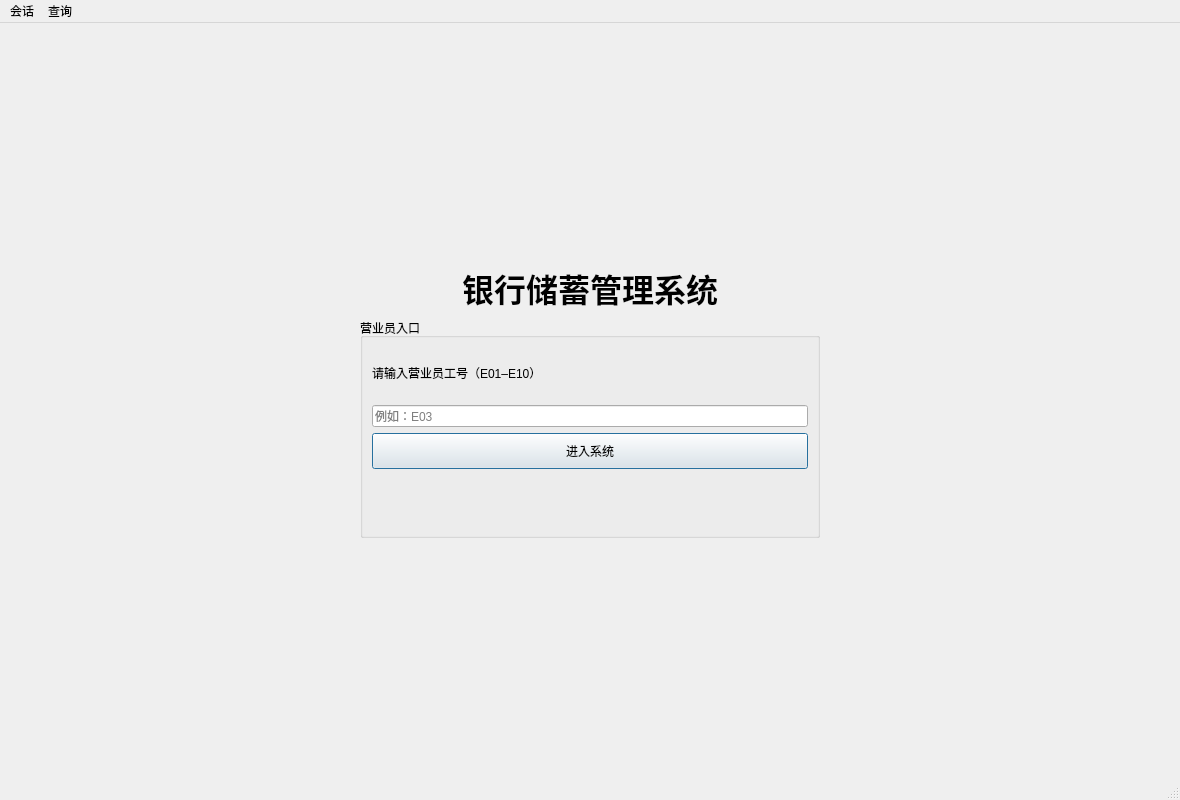
<?xml version="1.0" encoding="UTF-8"?>
<ui version="4.0">
 <class>MainWindow</class>
 <widget class="QMainWindow" name="MainWindow">
  <property name="geometry"><rect><x>0</x><y>0</y><width>1180</width><height>800</height></rect></property>
  <property name="minimumSize"><size><width>980</width><height>680</height></size></property>
  <property name="windowTitle"><string>银行储蓄管理系统</string></property>
  <widget class="QWidget" name="centralWidget">
   <layout class="QVBoxLayout" name="centralLayout">
    <item>
     <widget class="QStackedWidget" name="mainStackedWidget">
      <property name="currentIndex"><number>0</number></property>
      <widget class="QWidget" name="employeeLoginPage">
       <layout class="QVBoxLayout" name="employeeLoginPageLayout">
        <item><spacer name="employeeLoginTopSpacer"><property name="orientation"><enum>Qt::Vertical</enum></property><property name="sizeHint" stdset="0"><size><width>20</width><height>100</height></size></property></spacer></item>
        <item alignment="Qt::AlignHCenter">
         <widget class="QLabel" name="applicationTitleLabel">
          <property name="font"><font><pointsize>24</pointsize><bold>true</bold></font></property>
          <property name="text"><string>银行储蓄管理系统</string></property>
         </widget>
        </item>
        <item alignment="Qt::AlignHCenter">
         <widget class="QGroupBox" name="employeeLoginGroupBox">
          <property name="minimumSize"><size><width>460</width><height>220</height></size></property>
          <property name="title"><string>营业员入口</string></property>
          <layout class="QVBoxLayout" name="employeeLoginFormLayout">
           <item><widget class="QLabel" name="employeeLoginHintLabel"><property name="text"><string>请输入营业员工号（E01–E10）</string></property></widget></item>
           <item><widget class="QLineEdit" name="employeeIdEdit"><property name="placeholderText"><string>例如：E03</string></property><property name="maxLength"><number>3</number></property></widget></item>
           <item><widget class="QPushButton" name="employeeEnterButton"><property name="minimumSize"><size><width>0</width><height>36</height></size></property><property name="text"><string>进入系统</string></property><property name="default"><bool>true</bool></property></widget></item>
           <item><widget class="QLabel" name="employeeLoginMessageLabel"><property name="text"><string/></property><property name="wordWrap"><bool>true</bool></property></widget></item>
          </layout>
         </widget>
        </item>
        <item><spacer name="employeeLoginBottomSpacer"><property name="orientation"><enum>Qt::Vertical</enum></property><property name="sizeHint" stdset="0"><size><width>20</width><height>140</height></size></property></spacer></item>
       </layout>
      </widget>
      <widget class="QWidget" name="workspacePage">
       <layout class="QVBoxLayout" name="workspacePageLayout">
        <item>
         <layout class="QHBoxLayout" name="workspaceHeaderLayout">
          <item><widget class="QLabel" name="workspaceTitleLabel"><property name="font"><font><pointsize>20</pointsize><bold>true</bold></font></property><property name="text"><string>营业员工作台</string></property></widget></item>
          <item><spacer name="workspaceHeaderSpacer"><property name="orientation"><enum>Qt::Horizontal</enum></property><property name="sizeHint" stdset="0"><size><width>40</width><height>20</height></size></property></spacer></item>
          <item><widget class="QLabel" name="currentEmployeeLabel"><property name="text"><string>当前营业员：未登录</string></property></widget></item>
          <item><widget class="QLabel" name="currentDepositorLabel"><property name="text"><string>当前储户：未登录</string></property></widget></item>
         </layout>
        </item>
        <item><widget class="QFrame" name="workspaceHeaderLine"><property name="frameShape"><enum>QFrame::HLine</enum></property><property name="frameShadow"><enum>QFrame::Sunken</enum></property></widget></item>
        <item>
         <layout class="QGridLayout" name="workspaceButtonLayout">
          <property name="horizontalSpacing"><number>18</number></property><property name="verticalSpacing"><number>18</number></property>
          <item row="0" column="0"><widget class="QPushButton" name="openAccountButton"><property name="minimumSize"><size><width>240</width><height>90</height></size></property><property name="text"><string>开户</string></property></widget></item>
          <item row="0" column="1"><widget class="QPushButton" name="depositorLoginButton"><property name="minimumSize"><size><width>240</width><height>90</height></size></property><property name="text"><string>储户登录</string></property></widget></item>
          <item row="0" column="2"><widget class="QPushButton" name="allDepositorsButton"><property name="minimumSize"><size><width>240</width><height>90</height></size></property><property name="text"><string>全部储户与查询</string></property></widget></item>
          <item row="1" column="0"><widget class="QPushButton" name="reserveForecastButton"><property name="minimumSize"><size><width>240</width><height>90</height></size></property><property name="text"><string>未来三日备款</string></property></widget></item>
          <item row="1" column="1"><widget class="QPushButton" name="auditLogButton"><property name="minimumSize"><size><width>240</width><height>90</height></size></property><property name="text"><string>我的审计日志</string></property></widget></item>
          <item row="1" column="2"><widget class="QPushButton" name="switchEmployeeButton"><property name="minimumSize"><size><width>240</width><height>90</height></size></property><property name="text"><string>更换营业员</string></property></widget></item>
         </layout>
        </item>
        <item><widget class="QLabel" name="workspaceMessageLabel"><property name="text"><string>请选择要办理的业务。</string></property><property name="alignment"><set>Qt::AlignCenter</set></property></widget></item>
        <item><spacer name="workspaceBottomSpacer"><property name="orientation"><enum>Qt::Vertical</enum></property><property name="sizeHint" stdset="0"><size><width>20</width><height>120</height></size></property></spacer></item>
       </layout>
      </widget>
      <widget class="QWidget" name="openAccountPage">
       <layout class="QVBoxLayout" name="openAccountPageLayout">
        <item><widget class="QLabel" name="openAccountTitleLabel"><property name="font"><font><pointsize>20</pointsize><bold>true</bold></font></property><property name="text"><string>创建储户账户</string></property></widget></item>
        <item>
         <widget class="QGroupBox" name="openAccountGroupBox">
          <property name="title"><string>开户信息</string></property>
          <layout class="QFormLayout" name="openAccountFormLayout">
           <item row="0" column="0"><widget class="QLabel" name="openAccountNameLabel"><property name="text"><string>姓名</string></property></widget></item>
           <item row="0" column="1"><widget class="QLineEdit" name="openAccountNameEdit"/></item>
           <item row="1" column="0"><widget class="QLabel" name="openAccountAddressLabel"><property name="text"><string>地址</string></property></widget></item>
           <item row="1" column="1"><widget class="QLineEdit" name="openAccountAddressEdit"/></item>
           <item row="2" column="0"><widget class="QLabel" name="openAccountPasswordLabel"><property name="text"><string>密码</string></property></widget></item>
           <item row="2" column="1"><widget class="QLineEdit" name="openAccountPasswordEdit"><property name="echoMode"><enum>QLineEdit::Password</enum></property></widget></item>
           <item row="3" column="0"><widget class="QLabel" name="openAccountConfirmPasswordLabel"><property name="text"><string>确认密码</string></property></widget></item>
           <item row="3" column="1"><widget class="QLineEdit" name="openAccountConfirmPasswordEdit"><property name="echoMode"><enum>QLineEdit::Password</enum></property></widget></item>
          </layout>
         </widget>
        </item>
        <item><widget class="QLabel" name="openAccountMessageLabel"><property name="text"><string/></property><property name="wordWrap"><bool>true</bool></property></widget></item>
        <item><layout class="QHBoxLayout" name="openAccountButtonLayout"><item><spacer name="openAccountButtonSpacer"><property name="orientation"><enum>Qt::Horizontal</enum></property><property name="sizeHint" stdset="0"><size><width>40</width><height>20</height></size></property></spacer></item><item><widget class="QPushButton" name="openAccountCancelButton"><property name="text"><string>返回工作台</string></property></widget></item><item><widget class="QPushButton" name="createAccountButton"><property name="text"><string>创建账户</string></property><property name="default"><bool>true</bool></property></widget></item></layout></item>
        <item><spacer name="openAccountBottomSpacer"><property name="orientation"><enum>Qt::Vertical</enum></property><property name="sizeHint" stdset="0"><size><width>20</width><height>180</height></size></property></spacer></item>
       </layout>
      </widget>
      <widget class="QWidget" name="depositorLoginPage">
       <layout class="QVBoxLayout" name="depositorLoginPageLayout">
        <item><widget class="QLabel" name="depositorLoginTitleLabel"><property name="font"><font><pointsize>20</pointsize><bold>true</bold></font></property><property name="text"><string>储户登录</string></property></widget></item>
        <item>
         <widget class="QGroupBox" name="depositorLoginGroupBox">
          <property name="title"><string>账户验证</string></property>
          <layout class="QFormLayout" name="depositorLoginFormLayout">
           <item row="0" column="0"><widget class="QLabel" name="accountNumberInputLabel"><property name="text"><string>账号</string></property></widget></item>
           <item row="0" column="1"><widget class="QLineEdit" name="accountNumberEdit"><property name="placeholderText"><string>请输入数字账号</string></property></widget></item>
           <item row="1" column="0"><widget class="QLabel" name="accountPasswordInputLabel"><property name="text"><string>密码</string></property></widget></item>
           <item row="1" column="1"><widget class="QLineEdit" name="accountPasswordEdit"><property name="echoMode"><enum>QLineEdit::Password</enum></property></widget></item>
          </layout>
         </widget>
        </item>
        <item><widget class="QLabel" name="accountLoginMessageLabel"><property name="text"><string/></property><property name="wordWrap"><bool>true</bool></property></widget></item>
        <item><layout class="QHBoxLayout" name="accountLoginButtonLayout"><item><spacer name="accountLoginButtonSpacer"><property name="orientation"><enum>Qt::Horizontal</enum></property><property name="sizeHint" stdset="0"><size><width>40</width><height>20</height></size></property></spacer></item><item><widget class="QPushButton" name="accountLoginCancelButton"><property name="text"><string>返回工作台</string></property></widget></item><item><widget class="QPushButton" name="accountLoginButton"><property name="text"><string>登录账户</string></property><property name="default"><bool>true</bool></property></widget></item></layout></item>
        <item><spacer name="depositorLoginBottomSpacer"><property name="orientation"><enum>Qt::Vertical</enum></property><property name="sizeHint" stdset="0"><size><width>20</width><height>240</height></size></property></spacer></item>
       </layout>
      </widget>
      <widget class="QWidget" name="accountCenterPage">
       <layout class="QVBoxLayout" name="accountCenterPageLayout">
        <item>
         <layout class="QHBoxLayout" name="accountSummaryLayout">
          <item><widget class="QLabel" name="accountCenterTitleLabel"><property name="font"><font><pointsize>18</pointsize><bold>true</bold></font></property><property name="text"><string>储户账户中心</string></property></widget></item>
          <item><widget class="QLabel" name="accountNumberLabel"><property name="text"><string>账号：—</string></property></widget></item>
          <item><widget class="QLabel" name="depositorNameLabel"><property name="text"><string>姓名：—</string></property></widget></item>
          <item><widget class="QLabel" name="accountStatusLabel"><property name="text"><string>状态：—</string></property></widget></item>
          <item><widget class="QLabel" name="lostDateLabel"><property name="text"><string>挂失日期：—</string></property></widget></item>
          <item><widget class="QLabel" name="totalPrincipalLabel"><property name="text"><string>剩余本金：¥0.00</string></property></widget></item>
         </layout>
        </item>
        <item>
         <widget class="QGroupBox" name="depositsGroupBox">
          <property name="title"><string>定期存款</string></property>
          <layout class="QVBoxLayout" name="depositsLayout">
           <item><widget class="QTableView" name="depositsTableView"><property name="alternatingRowColors"><bool>true</bool></property><property name="editTriggers"><set>QAbstractItemView::NoEditTriggers</set></property><property name="selectionMode"><enum>QAbstractItemView::SingleSelection</enum></property><property name="selectionBehavior"><enum>QAbstractItemView::SelectRows</enum></property><property name="horizontalScrollMode"><enum>QAbstractItemView::ScrollPerPixel</enum></property><property name="wordWrap"><bool>false</bool></property><attribute name="horizontalHeaderStretchLastSection"><bool>false</bool></attribute><attribute name="verticalHeaderVisible"><bool>false</bool></attribute></widget></item>
           <item><widget class="QCheckBox" name="showClosedDepositsCheckBox"><property name="text"><string>显示已结清存款</string></property><property name="checked"><bool>false</bool></property></widget></item>
          </layout>
         </widget>
        </item>
        <item>
         <widget class="QGroupBox" name="transactionsGroupBox">
          <property name="title"><string>完整交易记录</string></property>
          <layout class="QVBoxLayout" name="transactionsLayout"><item><widget class="QTableView" name="transactionsTableView"><property name="alternatingRowColors"><bool>true</bool></property><property name="editTriggers"><set>QAbstractItemView::NoEditTriggers</set></property><property name="horizontalScrollMode"><enum>QAbstractItemView::ScrollPerPixel</enum></property><property name="selectionBehavior"><enum>QAbstractItemView::SelectRows</enum></property><property name="wordWrap"><bool>false</bool></property><attribute name="horizontalHeaderStretchLastSection"><bool>false</bool></attribute><attribute name="verticalHeaderVisible"><bool>false</bool></attribute></widget></item></layout>
         </widget>
        </item>
        <item>
         <layout class="QGridLayout" name="accountActionLayout">
          <item row="0" column="0"><widget class="QPushButton" name="newDepositButton"><property name="text"><string>新增定期存款</string></property></widget></item>
          <item row="0" column="1"><widget class="QPushButton" name="withdrawSelectedButton"><property name="text"><string>支取选中存款</string></property><property name="enabled"><bool>false</bool></property></widget></item>
          <item row="0" column="2"><widget class="QPushButton" name="editProfileButton"><property name="text"><string>修改资料</string></property></widget></item>
          <item row="0" column="3"><widget class="QPushButton" name="changePasswordButton"><property name="text"><string>修改密码</string></property></widget></item>
          <item row="1" column="0"><widget class="QPushButton" name="reportLossButton"><property name="text"><string>账户挂失</string></property></widget></item>
          <item row="1" column="1"><widget class="QPushButton" name="unfreezeAccountButton"><property name="text"><string>解除挂失</string></property><property name="enabled"><bool>false</bool></property></widget></item>
          <item row="1" column="3"><widget class="QPushButton" name="logoutDepositorButton"><property name="text"><string>退出储户账户</string></property></widget></item>
         </layout>
        </item>
        <item><widget class="QLabel" name="accountMessageLabel"><property name="text"><string/></property><property name="wordWrap"><bool>true</bool></property></widget></item>
       </layout>
      </widget>
      <widget class="QWidget" name="allDepositorsPage">
       <layout class="QVBoxLayout" name="allDepositorsPageLayout">
        <item><widget class="QLabel" name="allDepositorsTitleLabel"><property name="font"><font><pointsize>20</pointsize><bold>true</bold></font></property><property name="text"><string>全部储户与查询</string></property></widget></item>
        <item><layout class="QHBoxLayout" name="depositorSearchLayout"><item><widget class="QLineEdit" name="depositorSearchEdit"><property name="placeholderText"><string>输入数字账号精确查询，或输入姓名模糊查询</string></property></widget></item><item><widget class="QComboBox" name="depositorStatusComboBox"><item><property name="text"><string>全部状态</string></property></item><item><property name="text"><string>正常</string></property></item><item><property name="text"><string>挂失</string></property></item></widget></item><item><widget class="QPushButton" name="searchDepositorsButton"><property name="text"><string>查询</string></property></widget></item><item><widget class="QPushButton" name="resetDepositorFilterButton"><property name="text"><string>重置</string></property></widget></item></layout></item>
        <item><widget class="QTableView" name="allDepositorsTableView"><property name="alternatingRowColors"><bool>true</bool></property><property name="editTriggers"><set>QAbstractItemView::NoEditTriggers</set></property><property name="selectionBehavior"><enum>QAbstractItemView::SelectRows</enum></property><attribute name="horizontalHeaderStretchLastSection"><bool>false</bool></attribute><attribute name="verticalHeaderVisible"><bool>false</bool></attribute></widget></item>
        <item><widget class="QLabel" name="allDepositorsMessageLabel"><property name="text"><string/></property></widget></item>
        <item><layout class="QHBoxLayout" name="allDepositorsFooterLayout"><item><spacer name="allDepositorsFooterSpacer"><property name="orientation"><enum>Qt::Horizontal</enum></property><property name="sizeHint" stdset="0"><size><width>40</width><height>20</height></size></property></spacer></item><item><widget class="QPushButton" name="allDepositorsBackButton"><property name="text"><string>返回工作台</string></property></widget></item></layout></item>
       </layout>
      </widget>
      <widget class="QWidget" name="reserveForecastPage">
       <layout class="QVBoxLayout" name="reserveForecastPageLayout">
        <item><widget class="QLabel" name="reserveForecastTitleLabel"><property name="font"><font><pointsize>20</pointsize><bold>true</bold></font></property><property name="text"><string>未来三日备款</string></property></widget></item>
        <item><layout class="QHBoxLayout" name="reserveForecastFilterLayout"><item><widget class="QLabel" name="forecastBaseDateLabel"><property name="text"><string>统计基准日期</string></property></widget></item><item><widget class="QDateEdit" name="forecastBaseDateEdit"><property name="calendarPopup"><bool>true</bool></property><property name="displayFormat"><string>yyyy-MM-dd</string></property></widget></item><item><widget class="QPushButton" name="refreshForecastButton"><property name="text"><string>刷新备款</string></property></widget></item><item><spacer name="reserveForecastFilterSpacer"><property name="orientation"><enum>Qt::Horizontal</enum></property><property name="sizeHint" stdset="0"><size><width>40</width><height>20</height></size></property></spacer></item></layout></item>
        <item><widget class="QTableView" name="reserveForecastTableView"><property name="alternatingRowColors"><bool>true</bool></property><property name="editTriggers"><set>QAbstractItemView::NoEditTriggers</set></property><property name="selectionBehavior"><enum>QAbstractItemView::SelectRows</enum></property><property name="horizontalScrollMode"><enum>QAbstractItemView::ScrollPerPixel</enum></property><property name="wordWrap"><bool>false</bool></property><attribute name="horizontalHeaderStretchLastSection"><bool>false</bool></attribute><attribute name="verticalHeaderVisible"><bool>false</bool></attribute></widget></item>
        <item><widget class="QLabel" name="threeDayReserveTotalLabel"><property name="font"><font><pointsize>14</pointsize><bold>true</bold></font></property><property name="text"><string>三日预计备款总计：¥0.00</string></property><property name="alignment"><set>Qt::AlignRight|Qt::AlignTrailing|Qt::AlignVCenter</set></property></widget></item>
        <item><widget class="QLabel" name="reserveForecastMessageLabel"><property name="text"><string/></property></widget></item>
        <item><layout class="QHBoxLayout" name="reserveForecastFooterLayout"><item><spacer name="reserveForecastFooterSpacer"><property name="orientation"><enum>Qt::Horizontal</enum></property><property name="sizeHint" stdset="0"><size><width>40</width><height>20</height></size></property></spacer></item><item><widget class="QPushButton" name="reserveForecastBackButton"><property name="text"><string>返回工作台</string></property></widget></item></layout></item>
       </layout>
      </widget>
      <widget class="QWidget" name="auditLogPage">
       <layout class="QVBoxLayout" name="auditLogPageLayout">
        <item><layout class="QHBoxLayout" name="auditLogHeaderLayout"><item><widget class="QLabel" name="auditLogTitleLabel"><property name="font"><font><pointsize>20</pointsize><bold>true</bold></font></property><property name="text"><string>当前营业员审计日志</string></property></widget></item><item><spacer name="auditLogHeaderSpacer"><property name="orientation"><enum>Qt::Horizontal</enum></property><property name="sizeHint" stdset="0"><size><width>40</width><height>20</height></size></property></spacer></item><item><widget class="QLabel" name="auditEmployeeLabel"><property name="text"><string>营业员：—</string></property></widget></item></layout></item>
        <item><layout class="QHBoxLayout" name="auditFilterLayout"><item><widget class="QLabel" name="auditActionLabel"><property name="text"><string>操作类型</string></property></widget></item><item><widget class="QComboBox" name="auditActionComboBox"><item><property name="text"><string>全部操作</string></property></item><item><property name="text"><string>储户登录</string></property></item><item><property name="text"><string>开户</string></property></item><item><property name="text"><string>新增存款</string></property></item><item><property name="text"><string>提前支取</string></property></item><item><property name="text"><string>到期支取</string></property></item><item><property name="text"><string>修改资料</string></property></item><item><property name="text"><string>修改密码</string></property></item><item><property name="text"><string>账户挂失</string></property></item><item><property name="text"><string>解除挂失</string></property></item><item><property name="text"><string>核心数据保存</string></property></item></widget></item><item><widget class="QPushButton" name="refreshAuditButton"><property name="text"><string>刷新日志</string></property></widget></item><item><spacer name="auditFilterSpacer"><property name="orientation"><enum>Qt::Horizontal</enum></property><property name="sizeHint" stdset="0"><size><width>40</width><height>20</height></size></property></spacer></item></layout></item>
        <item><widget class="QTableView" name="auditLogTableView"><property name="alternatingRowColors"><bool>true</bool></property><property name="editTriggers"><set>QAbstractItemView::NoEditTriggers</set></property><property name="horizontalScrollMode"><enum>QAbstractItemView::ScrollPerPixel</enum></property><property name="selectionBehavior"><enum>QAbstractItemView::SelectRows</enum></property><property name="wordWrap"><bool>false</bool></property><attribute name="horizontalHeaderStretchLastSection"><bool>false</bool></attribute><attribute name="verticalHeaderVisible"><bool>false</bool></attribute></widget></item>
        <item><widget class="QLabel" name="auditLogMessageLabel"><property name="text"><string/></property></widget></item>
        <item><layout class="QHBoxLayout" name="auditLogFooterLayout"><item><spacer name="auditLogFooterSpacer"><property name="orientation"><enum>Qt::Horizontal</enum></property><property name="sizeHint" stdset="0"><size><width>40</width><height>20</height></size></property></spacer></item><item><widget class="QPushButton" name="auditLogBackButton"><property name="text"><string>返回工作台</string></property></widget></item></layout></item>
       </layout>
      </widget>
     </widget>
    </item>
   </layout>
  </widget>
  <widget class="QMenuBar" name="menuBar">
   <property name="geometry"><rect><x>0</x><y>0</y><width>1180</width><height>24</height></rect></property>
   <widget class="QMenu" name="sessionMenu"><property name="title"><string>会话</string></property><addaction name="actionReturnWorkspace"/><addaction name="actionLogoutDepositor"/><addaction name="actionSwitchEmployee"/><addaction name="separator"/><addaction name="actionExit"/></widget>
   <widget class="QMenu" name="queryMenu"><property name="title"><string>查询</string></property><addaction name="actionAllDepositors"/><addaction name="actionReserveForecast"/><addaction name="actionAuditLog"/></widget>
   <addaction name="sessionMenu"/><addaction name="queryMenu"/>
  </widget>
  <widget class="QStatusBar" name="statusBar"/>
  <action name="actionReturnWorkspace"><property name="text"><string>返回工作台</string></property></action>
  <action name="actionLogoutDepositor"><property name="text"><string>退出储户账户</string></property></action>
  <action name="actionSwitchEmployee"><property name="text"><string>更换营业员</string></property></action>
  <action name="actionExit"><property name="text"><string>退出程序</string></property></action>
  <action name="actionAllDepositors"><property name="text"><string>全部储户</string></property></action>
  <action name="actionReserveForecast"><property name="text"><string>未来三日备款</string></property></action>
  <action name="actionAuditLog"><property name="text"><string>审计日志</string></property></action>
 </widget>
 <resources/>
 <connections/>
</ui>
